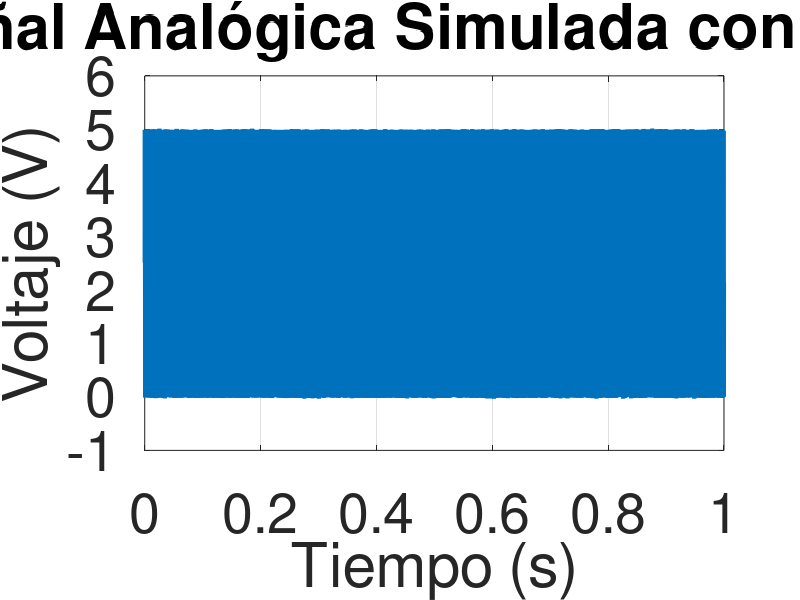
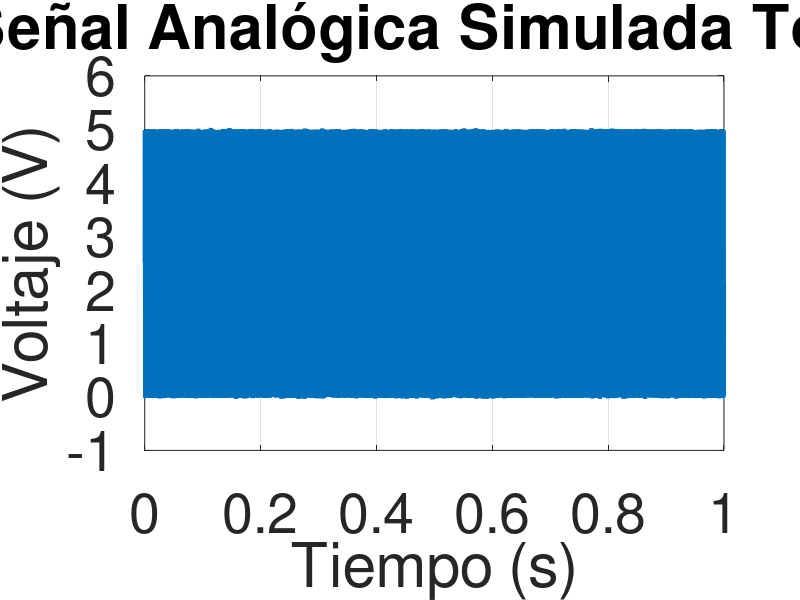

Write the MATLAB code that produced these figures, in order. (Note: this script raises an error after producing the figures.)
%% Parámetros de simulación
fs = 44100; % Frecuencia de muestreo
t = 0:1/fs:1-1/fs; % Vector de tiempo de 1 segundo
f = 1000; % Frecuencia de la señal sinusoidal
inputDigital = uint8(127 + 127*sin(2*pi*f*t)); % Señal digital de 8 bits

%% Parámetros del DAC0808
Vref = 5; % Voltaje de referencia
resolution = 8; % Resolución de 8 bits
maxDigitalValue = 2^resolution - 1;

%% Convertir señal digital a analógica
outputAnalog = (double(inputDigital) / maxDigitalValue) * Vref;

%% Añadir ruido y distorsión (simulación)
noiseLevel = 0.01; % Nivel de ruido
distortionLevel = 0.001; % Nivel de distorsión
outputAnalog_noise = outputAnalog + noiseLevel * randn(size(outputAnalog)); % Añadir ruido
outputAnalog = outputAnalog_noise + distortionLevel * sin(2*pi*3*f*t); % Añadir distorsión armónica

%% Añadir ruido y distorsión (simulación)
noiseLevel = 0.01; % Nivel de ruido
distortionLevel = 0.001; % Nivel de distorsión
outputAnalog = outputAnalog + noiseLevel * randn(size(outputAnalog)); % Añadir ruido
outputAnalog = outputAnalog + distortionLevel * sin(2*pi*3*f*t); % Añadir distorsión armónica

%% Visualizar la señal
figure;
plot(t, outputAnalog_noise);
h = findobj(gca, 'Type', 'line');
% Grosor de la línea
set(h, 'LineWidth', 3);
title('Señal Analógica Simulada con ruido');
xlabel('Tiempo (s)', 'FontSize', 16);
ylabel('Voltaje (V)', 'FontSize', 16);
set(gca, 'FontSize', 40); 
grid on;

figure;
plot(t, outputAnalog);
h = findobj(gca, 'Type', 'line');
% Grosor de la línea
set(h, 'LineWidth', 3);
title('Señal Analógica Simulada Tono');
xlabel('Tiempo (s)', 'FontSize', 16);
ylabel('Voltaje (V)', 'FontSize', 16);
set(gca, 'FontSize', 40); 
grid on;


%% Calculos de distorsión
% Calcular THD
thdValue = thd(outputAnalog, fs);

% Calcular SINAD
sinadValue = sinad(outputAnalog, fs);

% Calcular SNR
snrValue = snr(outputAnalog, fs);

% Mostrar resultados
fprintf('THD: %f dB\n', thdValue);
fprintf('SINAD: %f dB\n', sinadValue);
fprintf('SNR: %f dB\n', snrValue);

% Calcular THD+N (Distorsión Total + Ruido)
signalPower = bandpower(outputAnalog, fs, [0, fs/2]); % Potencia total de la señal
fundamentalPower = bandpower(outputAnalog, fs, [f-5, f+5]); % Potencia de la señal fundamental
noiseAndDistortionPower = signalPower - fundamentalPower; % Potencia de ruido y distorsión

thdNValue = 10 * log10(noiseAndDistortionPower / signalPower) * 100; % THD+N en porcentaje

% Mostrar THD+N
fprintf('THD+N: %f%%\n', thdNValue);
